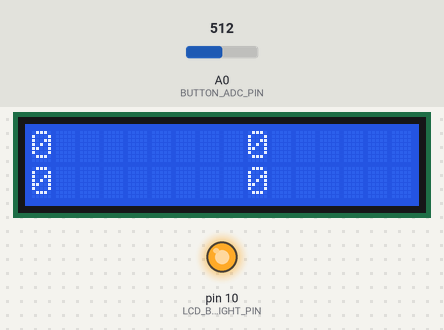
Bench run of a sketch on a simulated Arduino Uno, built with avr-gcc and run on an emulated ATmega328P. Shown: 16×2 character LCD, output pins drawn as LEDs (lit = HIGH). The inputs (shaded band) are chosen by the test bench; at power-on: A0 (BUTTON_ADC_PIN) = 512.

Above: at 1.2 s.
1.3 s: A0 (BUTTON_ADC_PIN) set to 11
2.8 s: A0 (BUTTON_ADC_PIN) set to 8
At 4.0 s:
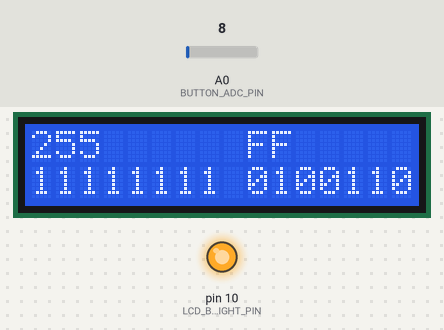
4.3 s: A0 (BUTTON_ADC_PIN) set to 310
5.8 s: A0 (BUTTON_ADC_PIN) set to 330
At 5.9 s:
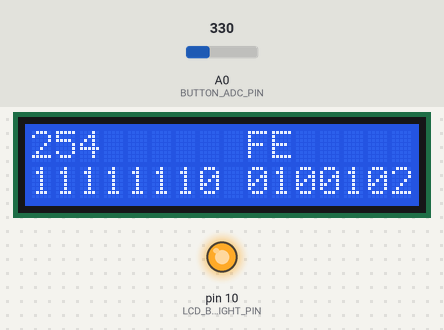
At 6.31 s:
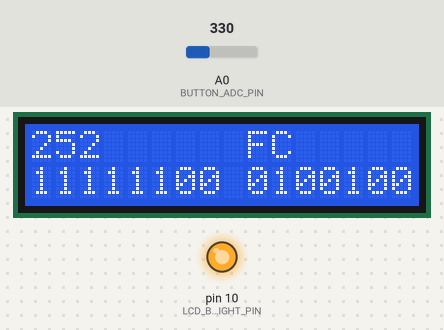
7.9 s: A0 (BUTTON_ADC_PIN) set to 306
Timing chart, 0 to 10.4 s (numbered marks = the images above; inputs shaded):
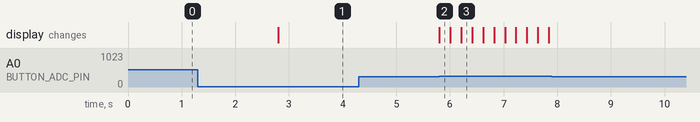

Measured:
- the behaviour switches between 10 and 9 on A0 (BUTTON_ADC_PIN) (found by bisection; images 0 and 1)
- the behaviour switches between 318 and 319 on A0 (BUTTON_ADC_PIN) (found by bisection; images 1 and 2)
- after the input at 1.3 s, every drawn part: stays the same
- after the input at 2.8 s, the display: changes at once (image 1)
- after the input at 4.3 s, every drawn part: stays the same
- after the input at 5.8 s, the display: changes at once (image 2)
- after the input at 7.9 s, every drawn part: stays the same

The sketch:

Decimal_Binary_Hex.ino
```cpp
/*
     1/27/2015
     Fuad Mohamoud
*/


/*


  ---------------------------------------------------------------------

  This program demonstrates button detection, LCD text/number printing,
  and LCD backlight control on the Freetronics LCD & Keypad Shield, connected to an Arduino board.


  Pins used by LCD & Keypad Shield:

    A0: Buttons, analog input from voltage ladder
    D4: LCD bit 4
    D5: LCD bit 5
    D6: LCD bit 6
    D7: LCD bit 7
    D8: LCD RS
    D9: LCD E
    D10: LCD Backlight (high = on, also has pullup high so default is on)

  ADC voltages for the 5 buttons on analog input pin A0:

    RIGHT:  0.00V :   0 @ 8bit ;   0 @ 10 bit
    UP:     0.71V :  36 @ 8bit ; 145 @ 10 bit
    DOWN:   1.61V :  82 @ 8bit ; 329 @ 10 bit
    LEFT:   2.47V : 126 @ 8bit ; 505 @ 10 bit
    SELECT: 3.62V : 185 @ 8bit ; 741 @ 10 bit
*/
/*--------------------------------------------------------------------------------------
  Includes
--------------------------------------------------------------------------------------*/
#include <LiquidCrystal.h>   // include LCD library
/*--------------------------------------------------------------------------------------
  Defines
--------------------------------------------------------------------------------------*/
// Pins in use
#define BUTTON_ADC_PIN           A0  // A0 is the button ADC input
#define LCD_BACKLIGHT_PIN         10  // D10 controls LCD backlight
// ADC readings expected for the 5 buttons on the ADC input
#define RIGHT_10BIT_ADC           0  // right
#define UP_10BIT_ADC            145  // up
#define DOWN_10BIT_ADC          329  // down
#define LEFT_10BIT_ADC          505  // left
#define SELECT_10BIT_ADC        741  // right
#define BUTTONHYSTERESIS         10  // hysteresis for valid button sensing window
//return values for ReadButtons()
#define BUTTON_NONE               0  //
#define BUTTON_RIGHT              1  //
#define BUTTON_UP                 2  //
#define BUTTON_DOWN               3  //
#define BUTTON_LEFT               4  //
#define BUTTON_SELECT             5  //
//some example macros with friendly labels for LCD backlight/pin control, tested and can be swapped into the example code as you like
#define LCD_BACKLIGHT_OFF()     digitalWrite( LCD_BACKLIGHT_PIN, LOW )
#define LCD_BACKLIGHT_ON()      digitalWrite( LCD_BACKLIGHT_PIN, HIGH )
#define LCD_BACKLIGHT(state)    { if( state ){digitalWrite( LCD_BACKLIGHT_PIN, HIGH );}else{digitalWrite( LCD_BACKLIGHT_PIN, LOW );} }
/*--------------------------------------------------------------------------------------
  Variables
--------------------------------------------------------------------------------------*/
byte buttonJustPressed  = false;         //this will be true after a ReadButtons() call if triggered
byte buttonJustReleased = false;         //this will be true after a ReadButtons() call if triggered
byte buttonWas          = BUTTON_NONE;   //used by ReadButtons() for detection of button events


/*--------------------------------------------------------------------------------------
  Init the LCD library with the LCD pins to be used
--------------------------------------------------------------------------------------*/
LiquidCrystal lcd( 8, 9, 4, 5, 6, 7 );   //Pins for the freetronics 16x2 LCD shield. LCD: ( RS, E, LCD-D4, LCD-D5, LCD-D6, LCD-D7 )
/*--------------------------------------------------------------------------------------
  setup()
  Called by the Arduino framework once, before the main loop begins
--------------------------------------------------------------------------------------*/
void setup()
{
   //button adc input
   pinMode( BUTTON_ADC_PIN, INPUT );         //ensure A0 is an input
   digitalWrite( BUTTON_ADC_PIN, LOW );      //ensure pullup is off on A0
   //lcd backlight control
   digitalWrite( LCD_BACKLIGHT_PIN, HIGH );  //backlight control pin D3 is high (on)
   pinMode( LCD_BACKLIGHT_PIN, OUTPUT );     //D3 is an output
   //set up the LCD number of columns and rows:
   lcd.begin( 16, 2 );
   //Print some initial text to the LCD.
   lcd.setCursor( 0, 0 );   //top left
   //          1234567890123456
   //lcd.print( "LinkSprite  16x2" );
   //
   lcd.setCursor( 0, 1 );   //bottom left
   //          1234567890123456
   //lcd.print( "Btn:" );
}
/*--------------------------------------------------------------------------------------
  loop()
  Arduino main loop
--------------------------------------------------------------------------------------*/
void loop()
{
   byte button;
   byte timestamp;

   static int position = 0;

   //get the latest button pressed, also the buttonJustPressed, buttonJustReleased flags
   button = ReadButtons();
   //blank the demo text line if a new button is pressed or released, ready for a new label to be written
   if( buttonJustPressed || buttonJustReleased )
   {
    // lcd.setCursor( 4, 1 );
    // lcd.print( "            " );
   }
   //show text label for the button pressed
   switch( button )
   {
      case BUTTON_NONE:
      {
         break;
      }
      case BUTTON_LEFT:
      {
        position=0;
       lcd.setCursor( 0,0);
       lcd.print("                ");
       lcd.setCursor( 0,1);
       lcd.print("                ");
          lcd.setCursor( 0,0);

         lcd.print( position,DEC);
         lcd.setCursor( 9,0);
         lcd.print( position,HEX);
         lcd.setCursor( 0,1);
         lcd.print( position,BIN);
         lcd.setCursor( 9,1);
         lcd.print( position,3);


         delay(200);
         break;
      }


      case BUTTON_RIGHT:
      {
        if(position>=0){
          position = 255;

        }


        lcd.setCursor( 0,0);

         lcd.print( position,DEC);
         lcd.setCursor( 9,0);
         lcd.print( position,HEX);
         lcd.setCursor( 0,1);
         lcd.print( position,BIN);
         lcd.setCursor( 10,1);
         lcd.print( position,3);


         delay(200);
         break;
      }
      case BUTTON_UP:
     {
       if(position<255)
       {
         position++;
       }


        lcd.setCursor( 0,0);

         lcd.print( position,DEC);
         lcd.setCursor( 9,0);
         lcd.print( position,HEX);
         lcd.setCursor( 0,1);
         lcd.print( position,BIN);
         lcd.setCursor( 10,1);
         lcd.print( position,3);


         delay(200);
         break;
      }
      case BUTTON_DOWN:
         {
       if(position>0)
       {
         position--;
       }


        lcd.setCursor( 0,0);

         lcd.print( position,DEC);
         lcd.setCursor( 9,0);
         lcd.print( position,HEX);
         lcd.setCursor( 0,1);
         lcd.print( position,BIN);
         lcd.setCursor( 10,1);
         lcd.print( position,3);


         delay(200);
         break;
      }


     case BUTTON_SELECT:
     {
        lcd.setCursor( 4, 1 );
        lcd.print( "SELECT-FLASH" );

        //SELECT is a special case, it pulses the LCD backlight off and on for demo
        digitalWrite( LCD_BACKLIGHT_PIN, LOW );
        delay( 150 );
        digitalWrite( LCD_BACKLIGHT_PIN, HIGH );   //leave the backlight on at exit
        delay( 150 );

        /* an example of LCD backlight control via macros with nice labels
        LCD_BACKLIGHT_OFF();
        delay( 150 );
        LCD_BACKLIGHT_ON();   //leave the backlight on at exit
        delay( 150 );
        */

        /*
        // an example of LCD backlight control via a macro with nice label, called with a value
        LCD_BACKLIGHT(false);
        delay( 150 );
        LCD_BACKLIGHT(true);   //leave the backlight on at exit
        delay( 150 );
        */

        break;
      }
      default:
     {
        break;
     }
   }

  /*
   // print the number of seconds since reset (two digits only)
   timestamp = ( (millis() / 1000) % 100 );   //"% 100" is the remainder of a divide-by-100, which keeps the value as 0-99 even as the result goes over 100
   lcd.setCursor( 14, 1 );
   if( timestamp <= 9 )
      lcd.print( " " );   //quick trick to right-justify this 2 digit value when it's a single digit
   lcd.print( timestamp, DEC );
*/

/*
   //debug/test display of the adc reading for the button input voltage pin.
   lcd.setCursor(12, 0);
   lcd.print( "    " );          //quick hack to blank over default left-justification from lcd.print()
   lcd.setCursor(12, 0);         //note the value will be flickering/faint on the LCD
   lcd.print( analogRead( BUTTON_ADC_PIN ) );
*/
   //clear the buttonJustPressed or buttonJustReleased flags, they've already done their job now.
   if( buttonJustPressed )
      buttonJustPressed = false;
   if( buttonJustReleased )
      buttonJustReleased = false;
}
/*--------------------------------------------------------------------------------------
  ReadButtons()
  Detect the button pressed and return the value
  Uses global values buttonWas, buttonJustPressed, buttonJustReleased.
--------------------------------------------------------------------------------------*/
byte ReadButtons()
{
   unsigned int buttonVoltage;
   byte button = BUTTON_NONE;   // return no button pressed if the below checks don't write to btn

   //read the button ADC pin voltage
   buttonVoltage = analogRead( BUTTON_ADC_PIN );
   //sense if the voltage falls within valid voltage windows
   if( buttonVoltage < ( RIGHT_10BIT_ADC + BUTTONHYSTERESIS ) )
   {
      button = BUTTON_RIGHT;
   }
   else if(   buttonVoltage >= ( UP_10BIT_ADC - BUTTONHYSTERESIS )
           && buttonVoltage <= ( UP_10BIT_ADC + BUTTONHYSTERESIS ) )
   {
      button = BUTTON_UP;
   }
   else if(   buttonVoltage >= ( DOWN_10BIT_ADC - BUTTONHYSTERESIS )
           && buttonVoltage <= ( DOWN_10BIT_ADC + BUTTONHYSTERESIS ) )
   {
      button = BUTTON_DOWN;
   }
   else if(   buttonVoltage >= ( LEFT_10BIT_ADC - BUTTONHYSTERESIS )
           && buttonVoltage <= ( LEFT_10BIT_ADC + BUTTONHYSTERESIS ) )
   {
      button = BUTTON_LEFT;
   }
   else if(   buttonVoltage >= ( SELECT_10BIT_ADC - BUTTONHYSTERESIS )
           && buttonVoltage <= ( SELECT_10BIT_ADC + BUTTONHYSTERESIS ) )
   {
      button = BUTTON_SELECT;
   }
   //handle button flags for just pressed and just released events
   if( ( buttonWas == BUTTON_NONE ) && ( button != BUTTON_NONE ) )
   {
      //the button was just pressed, set buttonJustPressed, this can optionally be used to trigger a once-off action for a button press event
      //it's the duty of the receiver to clear these flags if it wants to detect a new button change event
      buttonJustPressed  = true;
      buttonJustReleased = false;
   }
   if( ( buttonWas != BUTTON_NONE ) && ( button == BUTTON_NONE ) )
   {
      buttonJustPressed  = false;
      buttonJustReleased = true;
   }

   //save the latest button value, for change event detection next time round
   buttonWas = button;

   return( button );
}
```
